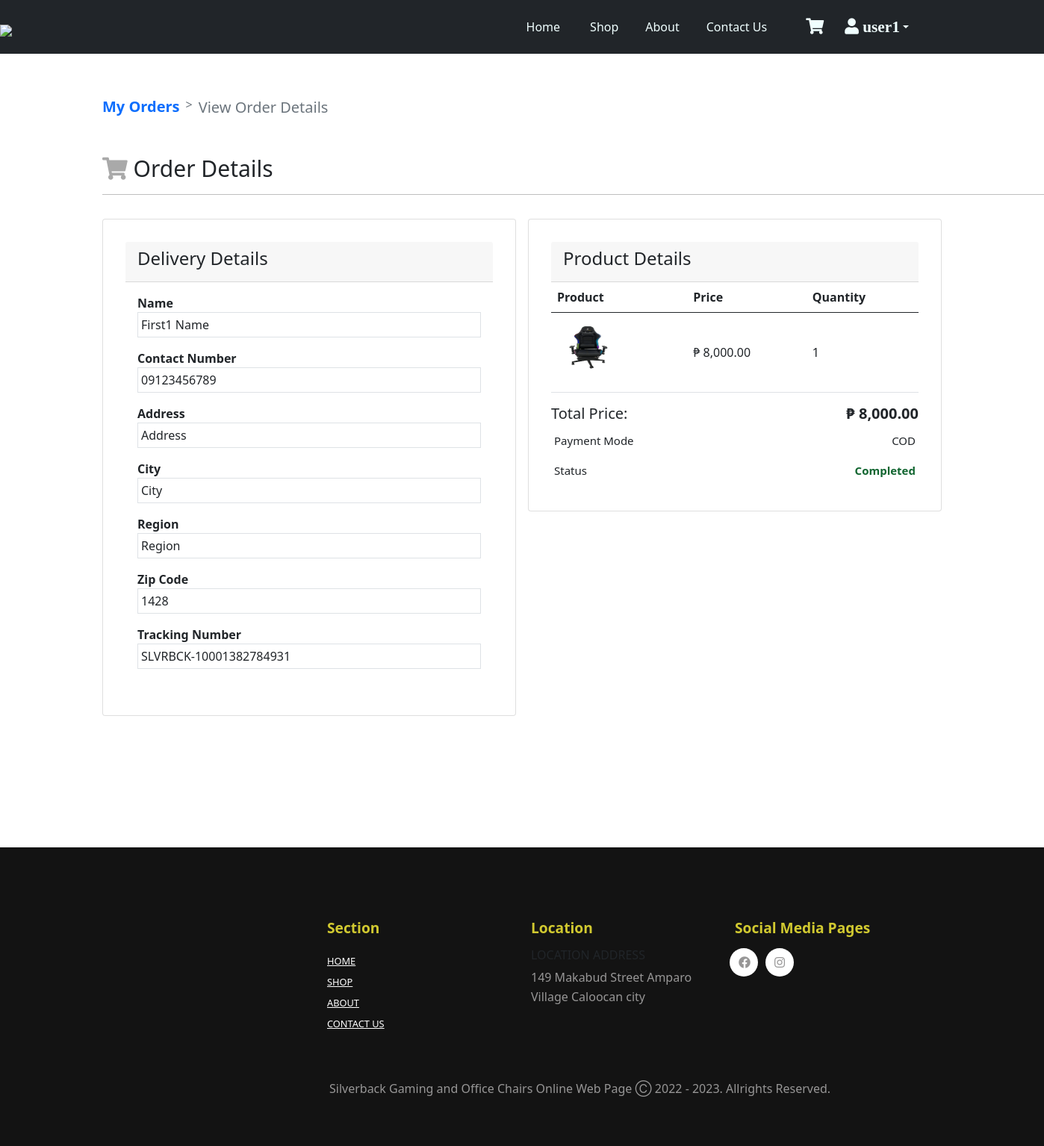
/orders/vieworder.php?track_no=SLVRBCK-10001382784931 (signed in), run on the app's committed database.
### tables this page shows
CREATE TABLE `orders` (
  `order_id` int(11) NOT NULL,
  `tracking_no` varchar(100) NOT NULL,
  `user_id` int(100) NOT NULL,
  `total_price` decimal(7,2) NOT NULL,
  `payment_mode` varchar(100) NOT NULL,
  `payment_id` varchar(100) DEFAULT NULL,
  `order_status` tinyint(4) NOT NULL DEFAULT 0,
  `order_status1` tinyint(4) NOT NULL DEFAULT 0,
  `comments` varchar(200) DEFAULT NULL,
  `order_date` timestamp NOT NULL DEFAULT current_timestamp()
);

CREATE TABLE `users` (
  `user_id` int(11) NOT NULL,
  `username` varchar(100) NOT NULL,
  `user_email` varchar(100) NOT NULL,
  `user_password` varchar(100) NOT NULL,
  `fname` varchar(50) NOT NULL,
  `lname` varchar(50) NOT NULL,
  `contactnum` varchar(12) NOT NULL,
  `birthday` date NOT NULL,
  `address` varchar(100) NOT NULL,
  `city` varchar(50) NOT NULL,
  `region` varchar(50) NOT NULL,
  `zip` int(10) NOT NULL,
  `image` varchar(100) DEFAULT NULL,
  `role` tinyint(4) NOT NULL DEFAULT 0,
  `ip_add` varchar(12) NOT NULL,
  `token` varchar(40) NOT NULL,
  `created_at` timestamp NOT NULL DEFAULT current_timestamp(),
  `lastactivity` timestamp NULL DEFAULT current_timestamp()
);

CREATE TABLE `order_item` (
  `oitem_id` int(11) NOT NULL,
  `order_id` int(100) NOT NULL,
  `prod_id` int(100) NOT NULL,
  `oitem_qty` int(100) NOT NULL,
  `oitem_price` decimal(7,2) NOT NULL,
  `oitem_date` timestamp NOT NULL DEFAULT current_timestamp()
);

CREATE TABLE `products` (
  `prod_id` int(11) NOT NULL,
  `cat_id` int(11) NOT NULL,
  `prod_name` varchar(50) NOT NULL,
  `prod_index` varchar(50) NOT NULL,
  `prod_description` mediumtext NOT NULL,
  `prod_price` decimal(7,2) NOT NULL,
  `prod_image` varchar(100) NOT NULL,
  `prod_img1` varchar(20) NOT NULL,
  `prod_img2` varchar(20) NOT NULL,
  `prod_img3` varchar(20) NOT NULL,
  `prod_qty` int(11) NOT NULL,
  `prod_status` tinyint(4) NOT NULL,
  `prod_trending` tinyint(4) NOT NULL,
  `prod_keywords` mediumtext NOT NULL,
  `created_at` timestamp NOT NULL DEFAULT current_timestamp()
);

### orders/vieworder.php (the view, shortened to what this page needs)
<?php
include('../connection/connect.php');
if (isset($_GET['track_no'])) {
    $order_data = $_GET['track_no'];
    $user_id = $_SESSION['auth_user']['user_id'];
    $q = "SELECT o.*,u.* FROM orders o INNER JOIN users AS u ON o.user_id = u.user_id WHERE tracking_no = '$order_data' AND o.user_id = '$user_id'";
    $res = mysqli_query($conn, $q);
?>
    <?php
} else {
    ?>
    <h4>Something Went Wrong</h4>
<?php
    die();
}
$d = mysqli_fetch_array($res);
?>
<!DOCTYPE html>
<html lang="en">
<head>
    <link href="https://cdn.jsdelivr.net/npm/bootstrap@5.0.2/dist/css/bootstrap.min.css" rel="stylesheet">
    <link rel="stylesheet" href="https://cdnjs.cloudflare.com/ajax/libs/font-awesome/5.15.0/css/all.min.css" />
    <link rel="stylesheet" href="//cdn.jsdelivr.net/npm/alertifyjs@1.13.1/build/css/themes/bootstrap.min.css" />
    <link rel="stylesheet" type="text/css" href="myorder.css" />
</head>
<body>
    <nav class="navbar navbar-expand-lg navbar-dark bg-dark py-md-3 fixed-top">
        <div class="container">
            <img src="../logos/alogo.png" style="position:absolute; height:auto; left:0px; width:150px;margin-top: 9px;">
            <div class="collapse navbar-collapse" id="navbarSupportedContent">
                <ul class="navbar-nav ms-auto">
                    <li class="nav-item ms-auto me-md-4 pe-0">
                        <a class="nav-link" aria-current="page" href="../index.php">Home</a>
                    </li>
                    <li class="nav-item ms-auto me-md-3 pe-1">
                        <a class="nav-link" href="../category/category.php">Shop</a>
                    </li>
                    <li class="nav-item ms-auto me-md-3 pe-1">
                        <a class="nav-link" href="../about/about.php">About</a>
                    </li>
                    <li class="nav-item ms-auto me-md-3 pe-1">
                        <a class="nav-link" href="#contact">Contact Us</a>
                    </li>
                    <?php
                    if (isset($_SESSION['auth_user']['user_id'])) {
                    ?>
                        <li>
                            <a class="nav-link ms-auto ps-4 pe-1" href="../cart/mycart.php"><i class="fas fa-shopping-cart fa-lg"></i>
                                <?php
                                global $conn;
                                ?>
                            </a>
                        </li>
                        <ul class="navbar-nav ms-auto me-md-3 ps-3 pe-3">
                            <li class="nav-item dropdown">
                                <a class="nav-link dropdown-toggle" href="#" id="navbarDarkDropdownMenuLink" role="button" data-bs-toggle="dropdown" aria-expanded="false"><i class="fas fa-user fa-lg"> <?= $_SESSION['auth_user']['username'] ?> </i></a>
                                        <?php
                                        global $conn;
                                        ?>
                            </li>
                        </ul>
                    <?php
                    }
                    ?>
            </div>
        </div>
    </nav>
    <section id="vieword" class="table section-p1">
        <div class="container">
            <div class="row">
                <nav style="--bs-breadcrumb-divider: ' >';" aria-label="breadcrumb">
                    <ol class="breadcrumb">
                        <li class="breadcrumb-item" style="font-size: 20px; font-weight: 700"><a href="./myorder.php" style="text-decoration: none">My Orders</a></li>
                        <li class="breadcrumb-item active">
                            <p style="white-space:nowrap;font-size: 20px;">View Order Details</p>
                        </li>
                    </ol>
                </nav>
                <div class="col-md-12">
                    <div class="shopping-cart">
                        <h6 style="font-size:30px; margin-right:55vh"><i class="fas fa-shopping-cart" style="color:darkgray"></i> Order Details </h6>
                        <hr style="width:160vh">
                    </div>
                </div>
                <div class="col-md-6">
                    <div class="card">
                        <div class="card-header">
                            <h4>Delivery Details</h4>
                        </div>
                        <div class="card-body">
                            <div class="row">
                                <div class="col-md-12">
                                    <div class="row">
                                        <div class="col-md-12 mb-3">
                                            <label class="fw-bold">Name</label>
                                            <div class="border p-1">
                                                <?= $d['fname']; ?> <?= $d['lname']; ?>
                                            </div>
                                        </div>
                                        <div class="col-md-12 mb-3">
                                            <label class="fw-bold">Contact Number</label>
                                            <div class="border p-1">
                                                <?= $d['contactnum']; ?>
                                            </div>
                                        </div>
                                        <div class="col-md-12 mb-3">
                                            <label class="fw-bold">Address</label>
                                            <div class="border p-1">
                                                <?= $d['address']; ?>
                                            </div>
                                        </div>
                                        <div class="col-md-12 mb-3">
                                            <label class="fw-bold">City</label>
                                            <div class="border p-1">
                                                <?= $d['city']; ?>
                                            </div>
                                        </div>
                                        <div class="col-md-12 mb-3">
                                            <label class="fw-bold">Region</label>
                                            <div class="border p-1">
                                                <?= $d['region']; ?>
                                            </div>
                                        </div>
                                        <div class="col-md-12 mb-3">
                                            <label class="fw-bold">Zip Code</label>
                                            <div class="border p-1">
                                                <?= $d['zip']; ?>
                                            </div>
                                        </div>
                                        <div class="col-md-12 mb-3">
                                            <label class="fw-bold">Tracking Number</label>
                                            <div class="border p-1">
                                                <?= $d['tracking_no']; ?>
                                            </div>
                                        </div>
                                    </div>
                                </div>
                            </div>
                        </div>
                    </div>
                </div>
                <div class="col-md-6">
                    <div class="card">
                        <div class="card-header">
                            <h4>Product Details</h4>
                        </div>
                        <table class="table">
                            <thead>
                                <tr>
                                    <th>Product</th>
                                    <th>Price</th>
                                    <th>Quantity</th>
                                </tr>
                            </thead>
                            <tbody>
                                <?php
                                $user_id = $_SESSION['auth_user']['user_id'];
                                $o_query = "SELECT o.order_id, o.tracking_no, o.user_id, oi.*,oi.oitem_qty AS order_qty,p.* FROM orders o INNER JOIN order_item oi ON o.order_id = oi.order_id INNER JOIN products p ON oi.prod_id = p.prod_id WHERE o.user_id = '$user_id' AND o.tracking_no = '$order_data' ";
                                $oq_run = mysqli_query($conn, $o_query);
                                if (mysqli_num_rows($oq_run) > 0) {
                                    foreach ($oq_run as $itemdt => $output) {
                                ?>
                                        <tr>
                                            <td class="align-middle">
                                                <img src="../admin/images/<?php echo $output['prod_image']; ?>" alt="<?php echo $output['prod_name']; ?>" style="width: 90px; height: 90px;">
                                            </td>
                                            <td class="align-middle">₱ <?php echo number_format($output['oitem_price'], 2) ?></td>
                                            <td class="align-middle"><?php echo $output['order_qty'] ?></td>
                                        </tr>
                                    <?php
                                    }
                                } elseif (mysqli_num_rows($oq_run) < 0) {
                                    ?>
                                    <tr>
                                        <td colspan="5">No Item Ordered</td>
                                    </tr>
                                <?php
                                }
                                ?>
                            </tbody>
                        </table>
                        <h5>Total Price: <span class="float-end fw-bold">₱ <?= number_format($d['total_price'], 2); ?></span></h5>
                        <p class="p-1 mb-2">
                            <label for="">Payment Mode</label>
                            <span class="float-end"><?php echo $d['payment_mode']; ?></span>
                        </p>
                        <p class="p-1 mb-2">
                            <label for="">Status</label>
                            <?php
                            if ($d['order_status'] == 0) {
                                echo "";
                            } else if ($d['order_status'] == 1) {
                                echo "<span class='float-end fw-bold'><font color='#FF8300'>On Delivery</font></span>";
                            } else if ($d['order_status'] == 2) {
                                echo "<span class='float-end fw-bold'><font color='#116530'>Completed</font></span>";
                            }
                            ?>
                        </p>
                    </div>
                </div>
            </div>
        </div>
    </section>
    <footer class="mt-5 py-5">
        <div class="row container mx-auto mt-5">
            <div class="footer-one col-lg-3 col-md-6 col-12">
            </div>
            <div class="footer-one col-lg-3 col-md-6 col-12">
                <h5 class="pb-2">Section</h5>
                <ul class="text-uppercase list-unstyled">
                    <li><a href="../index.php">Home</a></li>
                    <li><a href="../category/category.php">Shop</a></li>
                    <li><a href="../about/about.php">About</a></li>
                    <li><a href="#contact">Contact Us</a></li>
                </ul>
            </div>
            <div id="contact" class="footer-one col-lg-3 col-md-6 col-12">
                <h5 class="pb-2">Location</h5>
                <div>
                    <h6 class="text-uppercase">Location Address</h6>
                    <p>149 Makabud Street Amparo Village Caloocan city</p>
                </div>
            </div>
            <div class="sc footer-one col-lg-3 col-md-6 col-12">
                <h5 class="pb-2">Social Media Pages</h5>
                <div class="row">
                    <a href="https://www.facebook.com/silverbackphmh" target="_blank"><i class="fab fa-facebook"></i></a><br>
                    <a href="https://www.instagram.com/silverbackph/" target="_blank"><i class="fab fa-instagram"></i></a>
                </div>
            </div>
            <div class="copyright mt-5 text-nowrap">
                <div class="row container mx-auto">
                    <div class="col-lg-3 col-md-6 col-12">
                        <p>Silverback Gaming and Office Chairs Online Web Page Ⓒ 2022 - <?= date('Y') ?>. Allrights Reserved.</p>
                    </div>
                </div>
            </div>
        </div>
    </footer>
</body>
</html>

### orders/myorder.css (style rules this page uses)
:root { --silver-gray: #808080; --c-gold: #d1c930; }
* { margin:0; padding: 0; box-sizing: border-box; }
.navbar { font-size: 16px; font-weight: 500; top: 0; left: 0; }
@media (min-width:992px) { .card p { margin-bottom: 50px; } }
@media (min-width:992px) { footer .copyright p { margin-left: 30vh; } }
.navbar-dark .navbar-nav .nav-link { color: azure; transition: 0.3s ease; }
hr { width: 50vh; height: 10px; background-color: black; }
p { font-size: 15px; line-height: 1.6; }
.card { padding: 30px; }
.card img { padding-bottom: 20px; margin: auto; }
.card p { margin-bottom: 30px; }
footer { background-color: rgba(0, 0, 0, 0.925); }
footer h5 { color: #d1c930; font-weight: 700; font-size: 1.2rem; }
footer li { padding-top: 4px; }
footer li a { font-size: 0.8rem; color: white; }
footer p { color:#979696; font-size: 1rem; }
footer .sc a { color: #979696; width: 38px; height: 38px; background-color: white; display: inline-block; text-align: center; line-height: 38px; border-radius: 50%; transition: 0.3s ease; margin: 0 5px; }

### orders/vieworder.php (style rules this page uses)
.section-p1 { padding: 120px 100px; }

### data on the page
orders: user.fname "First1", user.lname "Name", user.contactnum "09123456789", user.address "Address", user.city "City", user.region "Region", user.zip "1428", tracking_no "SLVRBCK-10001382784931", total_price "8,000.00", payment_mode "COD"
order_item: prod.prod_name (picture), oitem_price "8,000.00", oitem_qty "1"

### other printed values
$_SESSION['auth_user']['username'] "user1"
